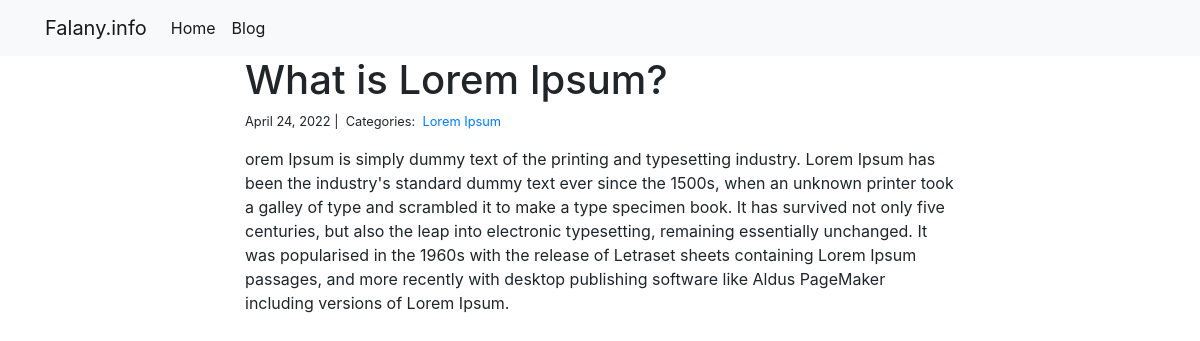
Page /blog/1/ on the committed database.
### blog/models.py (models this page shows)
class Post(models.Model):
    title = models.CharField(max_length=255)
    body = models.TextField()
    created_on = models.DateTimeField(auto_now_add=True)
    last_modified = models.DateTimeField(auto_now=True)
    categories = models.ManyToManyField('Category', related_name='posts')

class Category(models.Model):
    name = models.CharField(max_length=20)

### blog/views.py (the view)
# urls.py: path("<int:pk>/", views.blog_detail, name="blog_detail"),
def blog_detail(request, pk):
    post = Post.objects.get(pk=pk)
    context = {
        "post": post,
    }
    return render(request, "blog_detail.html", context)

### blog/templates/blog_detail.html
{% extends "base.html" %}
{% block page_content %}
<div class="col-md-8 offset-md-2">
    <h1>{{ post.title }}</h1>
    <small>
        {{ post.created_on.date }} |&nbsp;
        Categories:&nbsp;
        {% for category in post.categories.all %}
        <a href="{% url 'blog_category' category.name %}">
            {{ category.name }}
        </a>&nbsp;
        {% endfor %}
    </small>
    <p>{{ post.body | linebreaks }}</p>
</div>
{% endblock %}

### rows in the picture
Post: title "What is Lorem Ipsum?", created_on "April 24, 2022", body "orem Ipsum is simply dummy text of the printing and typesetting industry. Lorem Ipsum has been the industry's standard dummy text ever since the 1500s, when an unknown printer took a galley of type and scrambled it to make a type specimen book. It has survived not only five centuries, but also the leap into electronic typesetting, remaining essentially unchanged. It was popularised in the 1960s with the release of Letraset sheets containing Lorem Ipsum passages, and more recently with desktop publishing software like Aldus PageMaker including versions of Lorem Ipsum."
Category: name "Lorem Ipsum"
